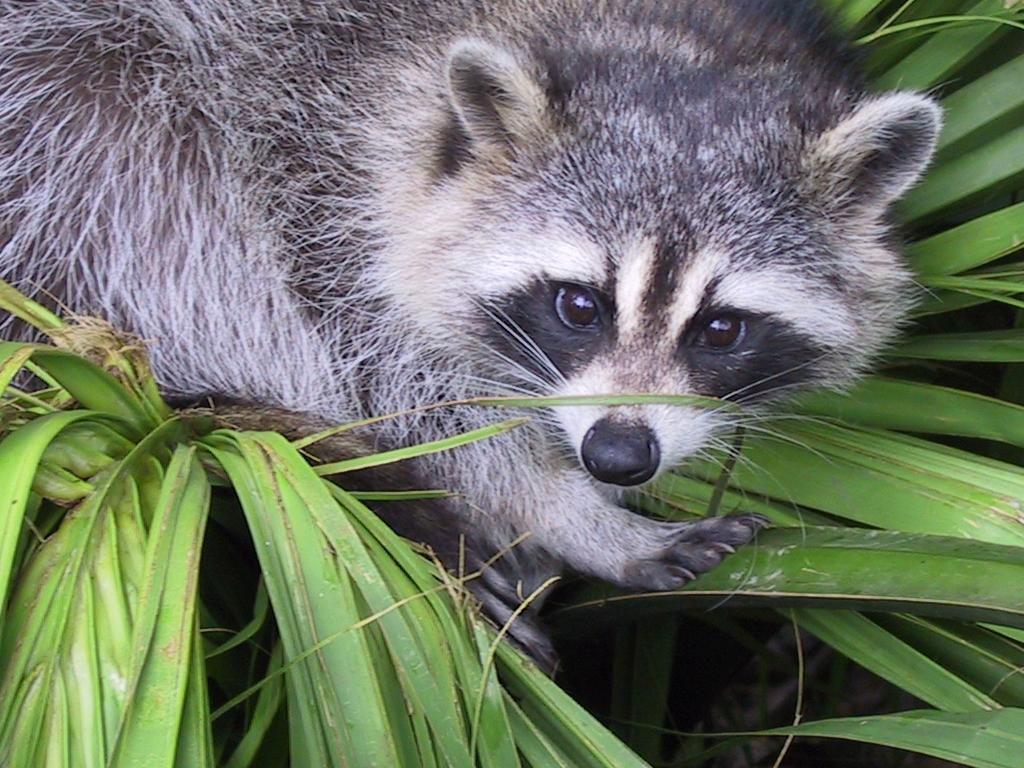
#> input picture 1_array/animal.jpeg, 1024 x 768 px, found by its file name
$ python rotate.py
#> lines starting #> are read from the running program, lines starting #| are printed output that depends on the picture
### 1_array/ex05/load_image.py
from PIL import Image
import numpy as np
import numpy.typing as npt


def ft_load(path: str) -> npt.NDArray[np.uint8]:
    """Loads an image from a path and returns a 3D array."""
#> called with path = './1_array/animal.jpeg'
    try:
        image = Image.open(path)
#> image is the input picture: PIL image 1024x768 RGB; mean R, G, B 110.7, 117.7, 102.1
        image.load()
        rgb = np.array(image, dtype=np.uint8)
        print('The shape of image is :', rgb.shape)
#| The shape of image is : (768, 1024, 3)
        return rgb

    except BaseException as e:
        print(type(e).__name__, ":", e)

### 1_array/ex04/rotate.py
from load_image import ft_load
from PIL import Image
import matplotlib.pyplot as plt
import numpy as np


def main():
    try:
        rgb = ft_load('./1_array/animal.jpeg')
        zoomed = rgb[200:600, 500:900]
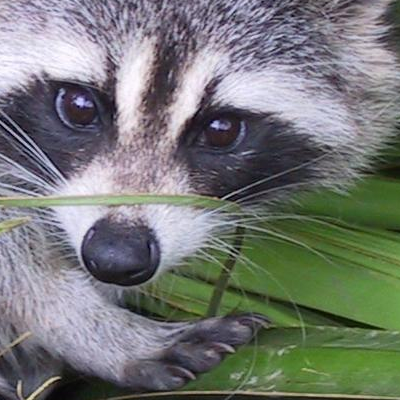
#> zoomed: shape (400, 400, 3); mean R, G, B 117.1, 120.2, 117.3
        grayed = zoomed[:, :, 0:1].reshape(400, 400)
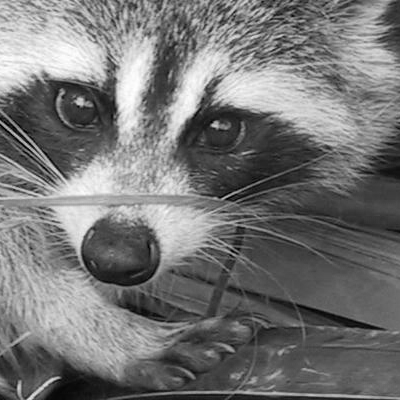
#> grayed: shape (400, 400); min 0, max 255, mean 117.1
        print('New shape after slicing:', grayed.shape)
#| New shape after slicing: (400, 400)
        print(grayed)
#> (printed output is left out)

        transposed = np.zeros(
            shape=(len(grayed), len(grayed[0])),
            dtype=np.uint8
        )
#> transposed: shape (400, 400); every value is 0

        for y in range(len(grayed)):
            for x in range(len(grayed[y])):
                transposed[y][x] = grayed[x][y]
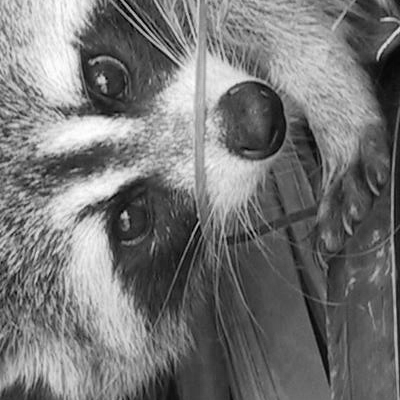
#> transposed: shape (400, 400); min 0, max 255, mean 117.1

        image = Image.fromarray(transposed)
        plt.imshow(image, 'gray')
        plt.show()

    except BaseException as e:
        print(type(e).__name__, ":", e)


if __name__ == '__main__':
    main()
